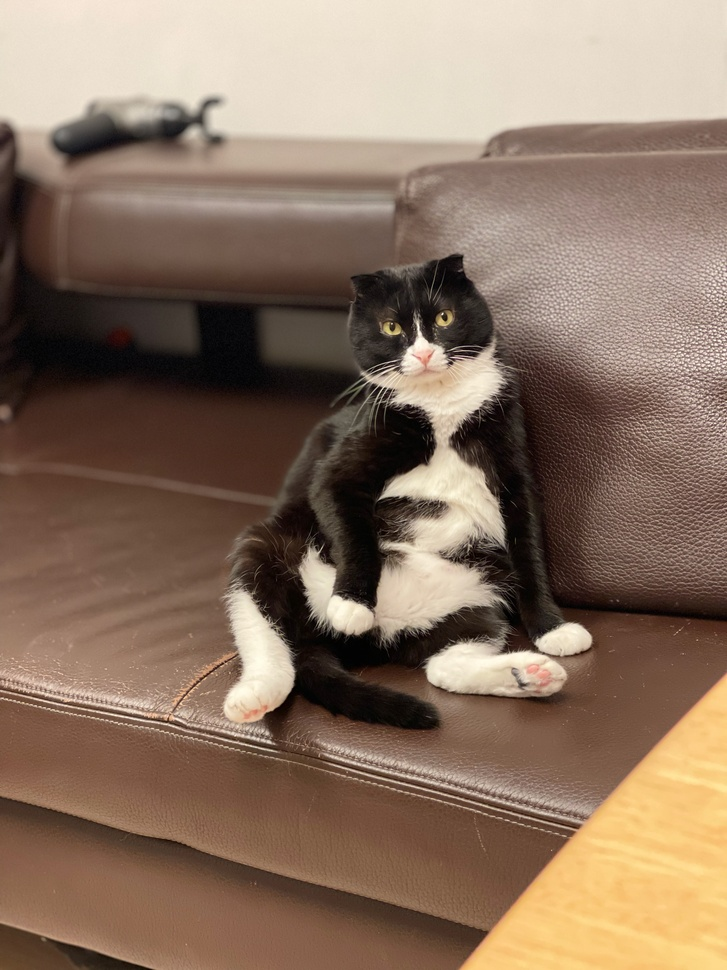
#> input picture Week_04/Day5/sample_image/IMG_0033.jpeg, 727 x 970 px, shrunk from 3024 x 4032 before the run, found by its file name
$ python day5_4.py
#> lines starting #> are read from the running program, lines starting #| are printed output that depends on the picture
import cv2
import numpy as np

'''
15 by 10 특정한 구역의 값을 프린트하세요
'''

if __name__ == "__main__":
    image = cv2.imread('./IMG_0033.jpeg', cv2.IMREAD_GRAYSCALE)
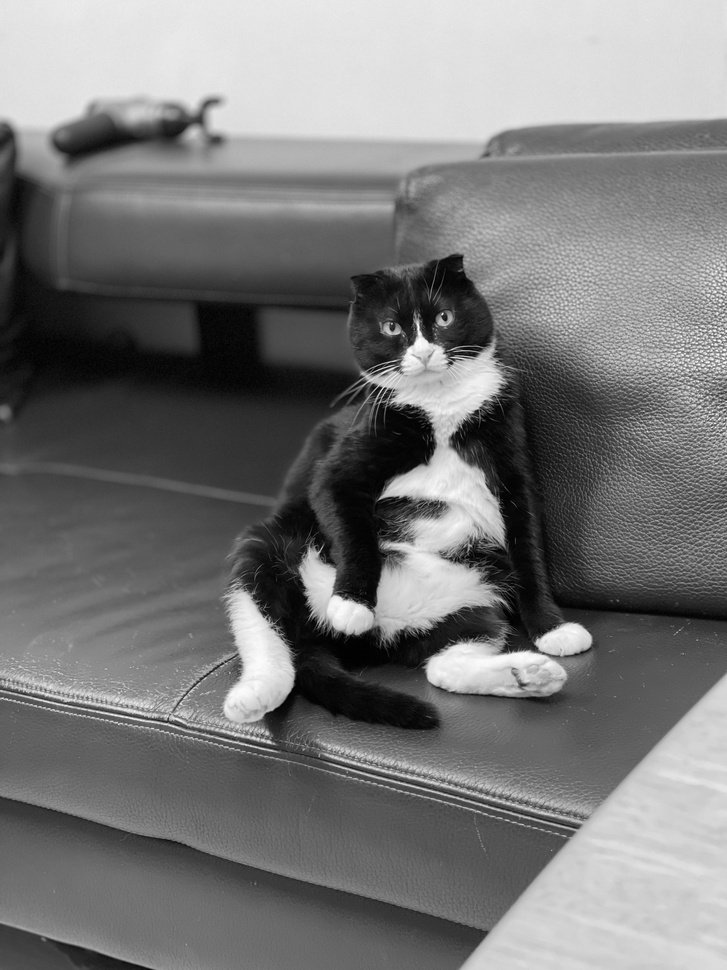
#> image: shape (970, 727); min 0, max 255, mean 119.7

    x = int(np.random.randint(0, image.shape[1], 1))
#> x = 684
    y = int(np.random.randint(0, image.shape[0], 1))
#> y = 559

    roi = image[y:y+150, x:x+100]
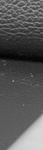
#> roi: shape (150, 43); min 1, max 216, mean 87.4

    for i in range(roi.shape[1]):
        for j in range(roi.shape[0]):
            print(roi[j, i], end=' ')
        print()
#> this loop made 43 passes
#> (printed output is left out)

    cv2.imshow('title', roi)
    cv2.waitKey()

$ run again, with Week_04/Day5/sample_image/IMG_0019.jpeg copied over Week_04/Day5/sample_image/IMG_0033.jpeg
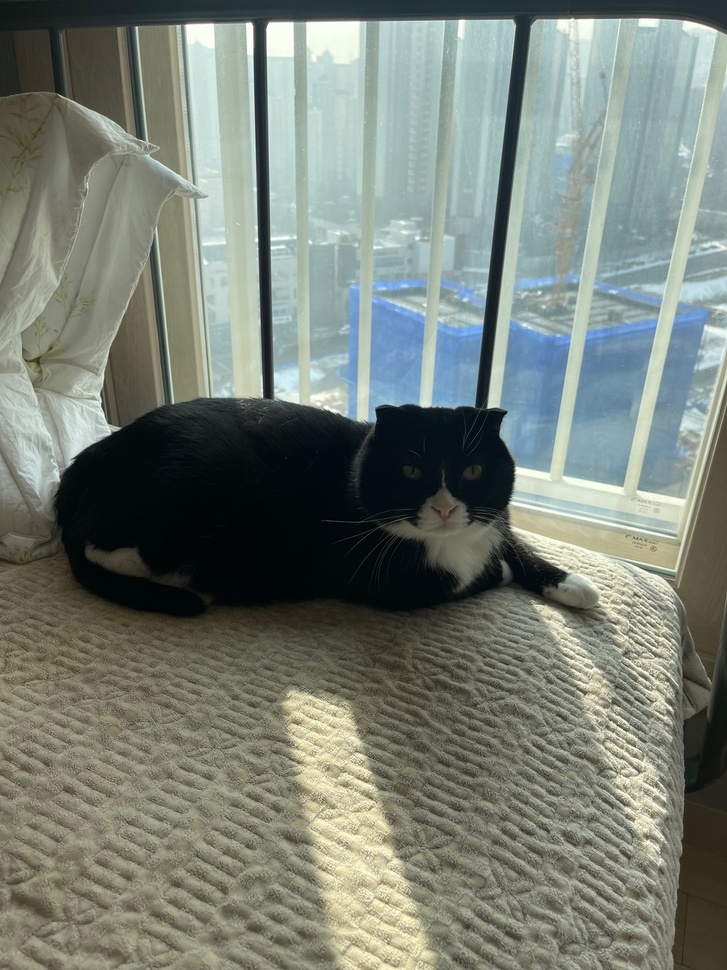
#> input picture Week_04/Day5/sample_image/IMG_0019.jpeg, 727 x 970 px, shrunk from 3024 x 4032 before the run, found by its file name
#> `image = cv2.imread('./IMG_0033.jpeg', cv2.IMREAD_GRAYSCALE)`:
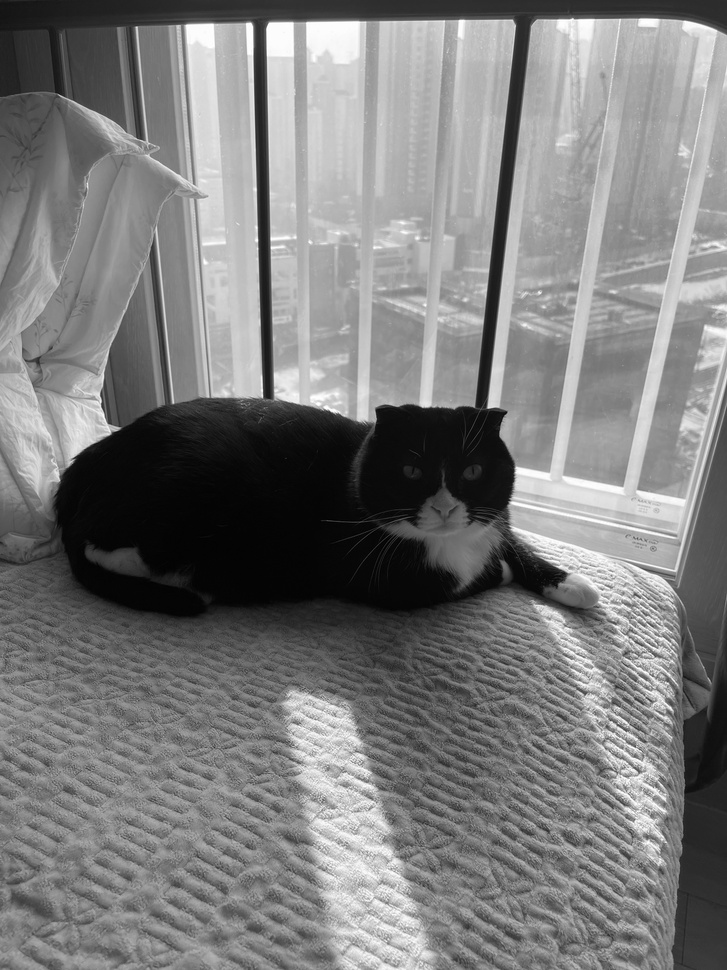
#> image: shape (970, 727); min 0, max 255, mean 124.1
#> `roi = image[y:y+150, x:x+100]`:
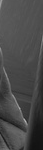
#> roi: shape (150, 43); min 18, max 187, mean 72.9
#> the loop `for i in range(roi.shape[1]):` made 43 passes
#> (printed output is left out)

$ run again, with Week_04/Day5/sample_image/IMG_5881.jpeg copied over Week_04/Day5/sample_image/IMG_0033.jpeg
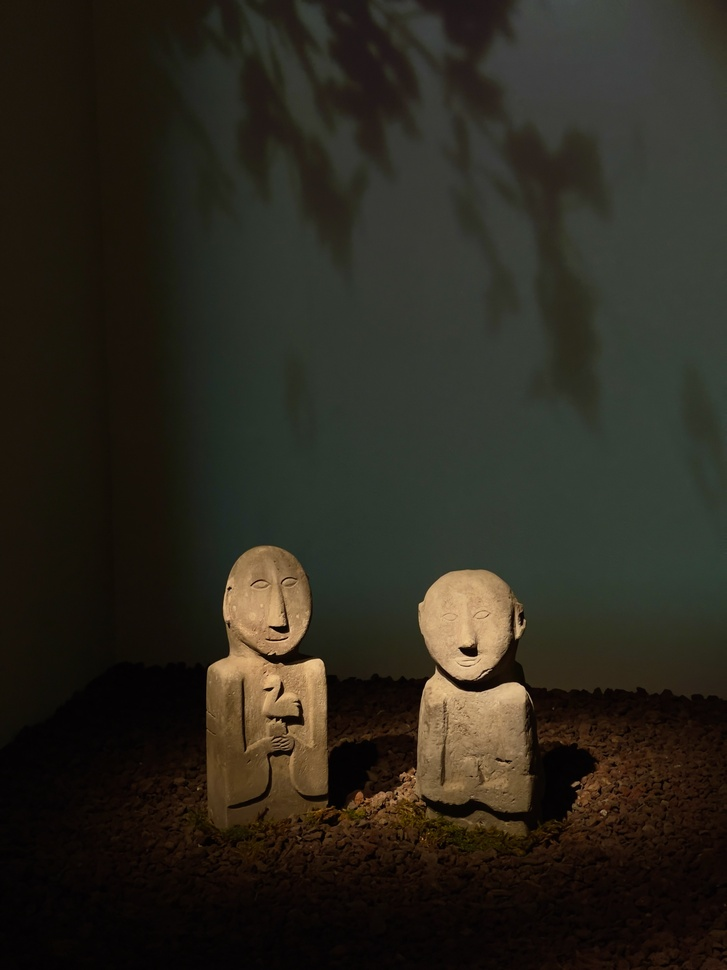
#> input picture Week_04/Day5/sample_image/IMG_5881.jpeg, 727 x 970 px, shrunk from 3024 x 4032 before the run, found by its file name
#> `image = cv2.imread('./IMG_0033.jpeg', cv2.IMREAD_GRAYSCALE)`:
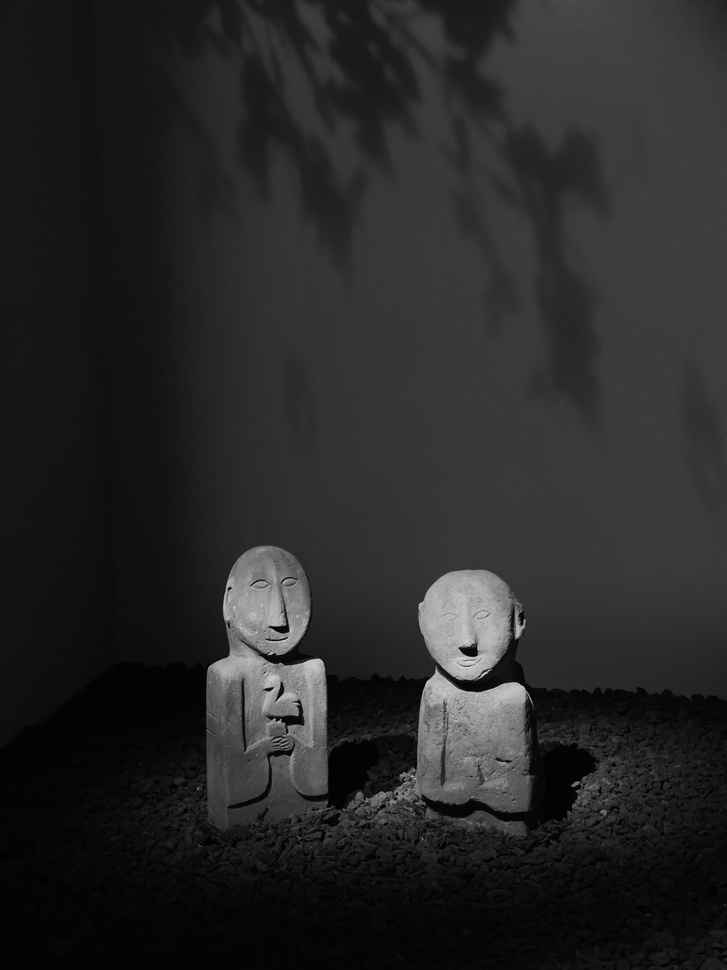
#> image: shape (970, 727); min 0, max 217, mean 39.7
#> `roi = image[y:y+150, x:x+100]`:
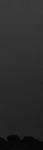
#> roi: shape (150, 43); min 3, max 59, mean 42.5
#> the loop `for i in range(roi.shape[1]):` made 43 passes
#> (printed output is left out)

$ run again, with Week_04/Day5/sample_image/IMG_6095.jpeg copied over Week_04/Day5/sample_image/IMG_0033.jpeg
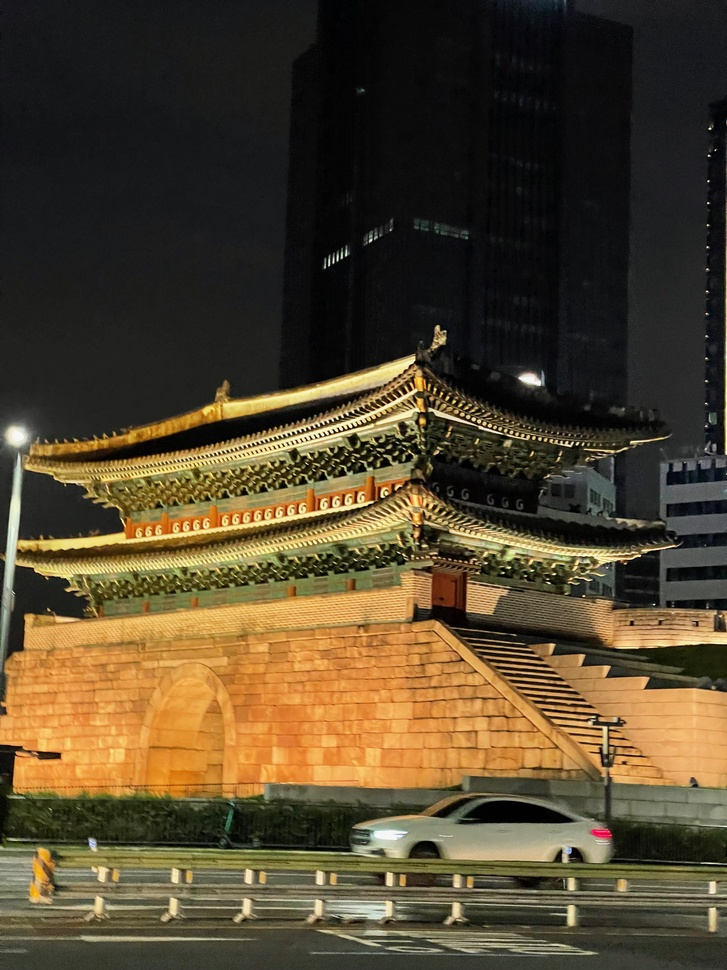
#> input picture Week_04/Day5/sample_image/IMG_6095.jpeg, 727 x 970 px, shrunk from 3024 x 4032 before the run, found by its file name
#> `image = cv2.imread('./IMG_0033.jpeg', cv2.IMREAD_GRAYSCALE)`:
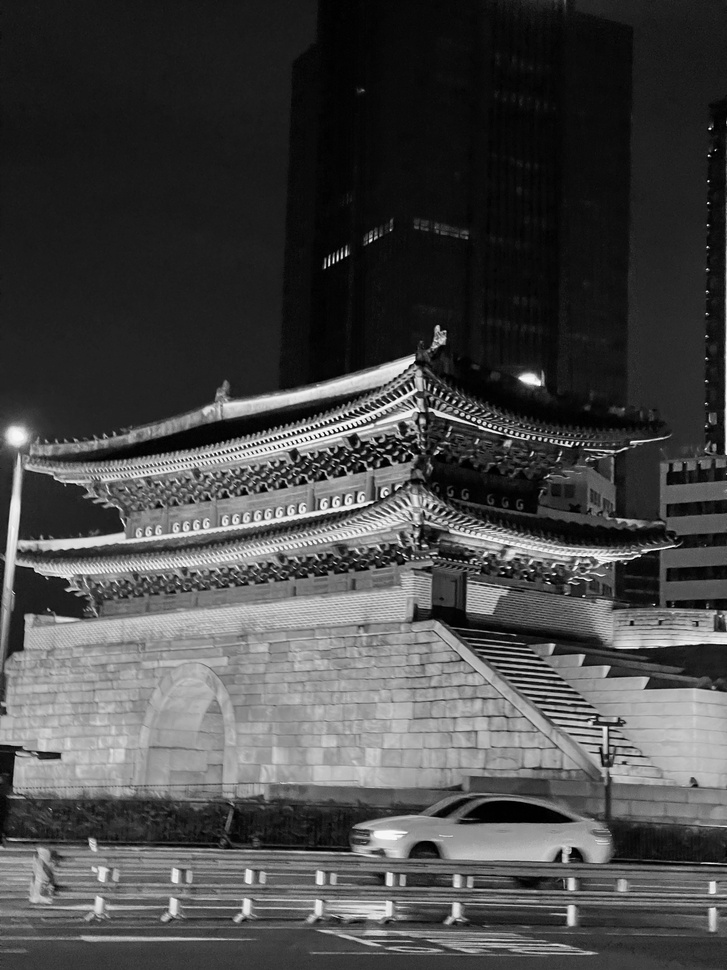
#> image: shape (970, 727); min 0, max 255, mean 70.9
#> `roi = image[y:y+150, x:x+100]`:
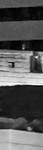
#> roi: shape (150, 43); min 0, max 251, mean 87.2
#> the loop `for i in range(roi.shape[1]):` made 43 passes
#> (printed output is left out)
